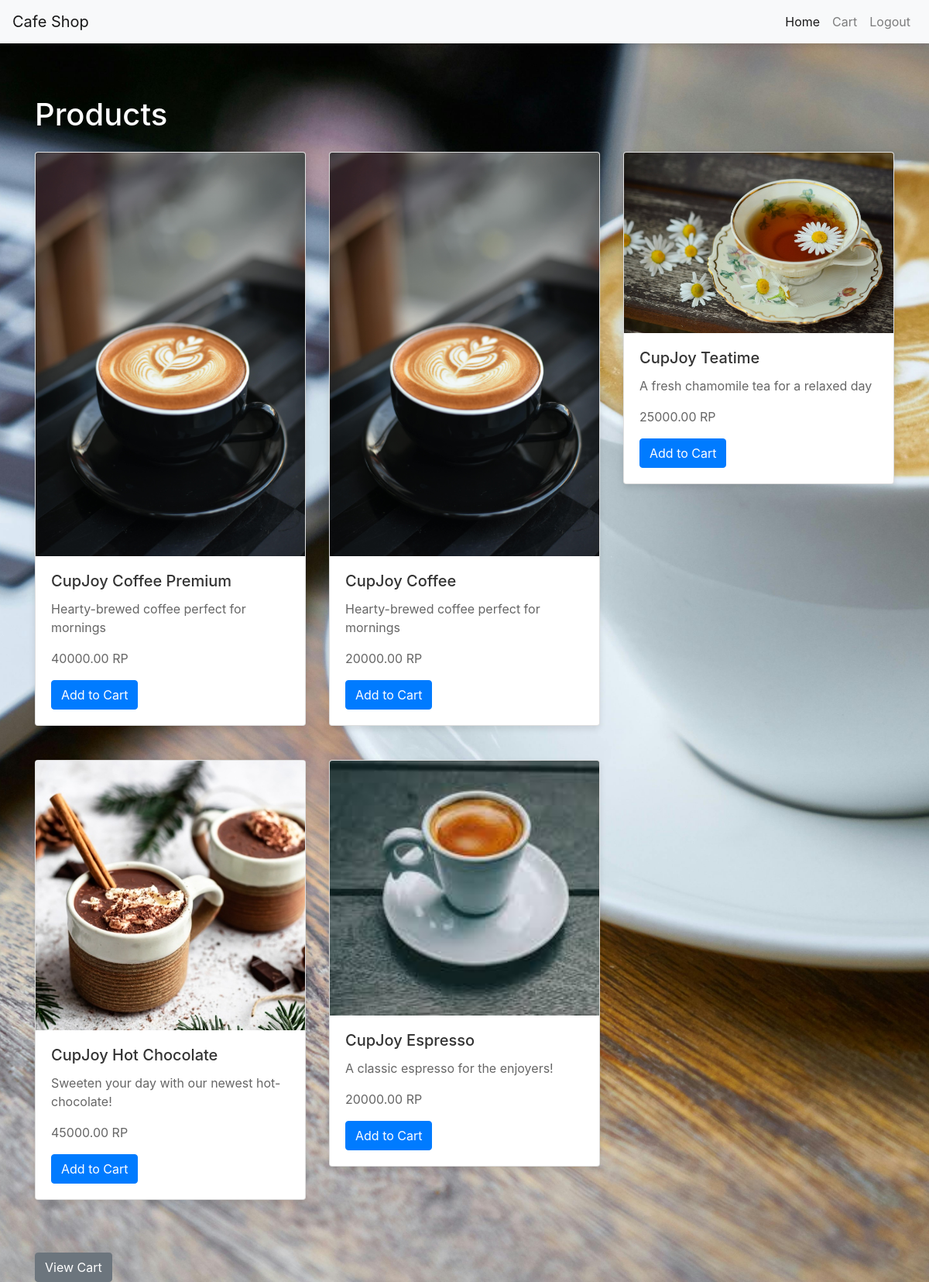
Page /index.php (signed in) on the committed database.
### tables this page shows
CREATE TABLE `products` (
  `id` int(11) NOT NULL,
  `name` varchar(100) NOT NULL,
  `description` text NOT NULL,
  `price` decimal(10,2) NOT NULL,
  `image` varchar(255) NOT NULL,
  `created_at` timestamp NOT NULL DEFAULT current_timestamp()
);

### index.php (the view, shortened to what this page needs)
<?php
require 'config.php';
$sql = "SELECT * FROM products";
$stmt = $pdo->query($sql);
$products = $stmt->fetchAll();
?>
<!DOCTYPE html>
<html lang="en">
<head>
    <link href="https://stackpath.bootstrapcdn.com/bootstrap/4.5.2/css/bootstrap.min.css" rel="stylesheet">
</head>
<body>
    <nav class="navbar navbar-expand-lg navbar-light bg-light">
        <a class="navbar-brand" href="#">Cafe Shop</a>
        <div class="collapse navbar-collapse" id="navbarNav">
            <ul class="navbar-nav ml-auto">
                <li class="nav-item active">
                    <a class="nav-link" href="#">Home <span class="sr-only">(current)</span></a>
                </li>
                <li class="nav-item">
                    <a class="nav-link" href="Order/cart.php">Cart</a>
                </li>
                <?php if (isset($_SESSION['user_id'])): ?>
                    <li class="nav-item">
                        <a class="nav-link" href="Auth/logout.php">Logout</a>
                    </li>
                <?php endif; ?>
            </ul>
        </div>
    </nav>
    <div class="container mt-5">
        <h1 class="mb-4">Products</h1>
        <div class="row">
            <?php foreach ($products as $product): ?>
                <div class="col-md-4 mb-4">
                    <div class="card">
                        <img src="image/<?php echo $product['image']; ?>" class="card-img-top"
                            alt="<?php echo $product['name']; ?>">
                        <div class="card-body">
                            <h5 class="card-title"><?php echo $product['name']; ?></h5>
                            <p class="card-text"><?php echo $product['description']; ?></p>
                            <p class="card-text"><?php echo $product['price']; ?> RP</p>
                            <a href="Order/cart.php?action=add&id=<?php echo $product['id']; ?>" class="btn btn-primary">Add
                                to Cart</a>
                        </div>
                    </div>
                </div>
            <?php endforeach; ?>
        </div>
        <div class="mt-4">
            <a href="Order/cart.php" class="btn btn-secondary">View Cart</a>
        </div>
    </div>
</body>
</html>

### index.php (style rules this page uses)
body { background-image: url("bg.jpg"); height: 100%; background-position: center; background-repeat: no-repeat; background-size: cover; color: #ffffff; }
.navbar { background-color: #ffffff; box-shadow: 0 4px 8px rgba(0, 0, 0, 0.1); }
.container { padding-top: 20px; }
.card { box-shadow: 0 4px 8px rgba(0, 0, 0, 0.1); transition: transform 0.2s; background-color: #ffffff; color: #333333; margin-bottom: 20px; }
.card-title { color: #333333; }
.card-text { color: #666666; }
.btn-primary { background-color: #007bff; border-color: #007bff; }
.btn-secondary { background-color: #6c757d; border-color: #6c757d; }

### rows in the picture
products: image (picture), name "CupJoy Coffee Premium", description "Hearty-brewed coffee perfect for mornings", price "40000.00"
products: image (picture), name "CupJoy Coffee", description "Hearty-brewed coffee perfect for mornings", price "20000.00"
products: image (picture), name "CupJoy Teatime", description "A fresh chamomile tea for a relaxed day", price "25000.00"
products: image (picture), name "CupJoy Hot Chocolate", description "Sweeten your day with our newest hot-chocolate!", price "45000.00"
products: image (picture), name "CupJoy Espresso", description "A classic espresso for the enjoyers!", price "20000.00"
